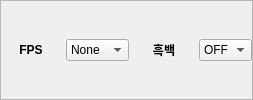
                           <widget class="QFrame" name="frame_3">
                            <property name="frameShape">
                             <enum>QFrame::StyledPanel</enum>
                            </property>
                            <property name="frameShadow">
                             <enum>QFrame::Raised</enum>
                            </property>
                            <layout class="QHBoxLayout" name="horizontalLayout_10">
                             <property name="spacing">
                              <number>5</number>
                             </property>
                             <property name="leftMargin">
                              <number>0</number>
                             </property>
                             <property name="topMargin">
                              <number>0</number>
                             </property>
                             <property name="rightMargin">
                              <number>0</number>
                             </property>
                             <property name="bottomMargin">
                              <number>0</number>
                             </property>
                             <item>
                              <widget class="QLabel" name="label_18">
                               <property name="minimumSize">
                                <size>
                                 <width>60</width>
                                 <height>0</height>
                                </size>
                               </property>
                               <property name="maximumSize">
                                <size>
                                 <width>60</width>
                                 <height>16777215</height>
                                </size>
                               </property>
                               <property name="font">
                                <font>
                                 <family>Segoe UI</family>
                                 <bold>true</bold>
                                </font>
                               </property>
                               <property name="text">
                                <string>FPS</string>
                               </property>
                               <property name="alignment">
                                <set>Qt::AlignCenter</set>
                               </property>
                              </widget>
                             </item>
                             <item>
                              <widget class="QComboBox" name="fps_combo">
                               <property name="font">
                                <font>
                                 <family>Segoe UI</family>
                                </font>
                               </property>
                               <item>
                                <property name="text">
                                 <string>None</string>
                                </property>
                               </item>
                               <item>
                                <property name="text">
                                 <string>5 fps</string>
                                </property>
                               </item>
                               <item>
                                <property name="text">
                                 <string>10 fps</string>
                                </property>
                               </item>
                               <item>
                                <property name="text">
                                 <string>20 fps</string>
                                </property>
                               </item>
                              </widget>
                             </item>
                             <item>
                              <widget class="QLabel" name="label_10">
                               <property name="minimumSize">
                                <size>
                                 <width>60</width>
                                 <height>0</height>
                                </size>
                               </property>
                               <property name="maximumSize">
                                <size>
                                 <width>60</width>
                                 <height>16777215</height>
                                </size>
                               </property>
                               <property name="font">
                                <font>
                                 <family>Segoe UI</family>
                                 <bold>true</bold>
                                </font>
                               </property>
                               <property name="text">
                                <string>흑백</string>
                               </property>
                               <property name="alignment">
                                <set>Qt::AlignCenter</set>
                               </property>
                              </widget>
                             </item>
                             <item>
                              <widget class="QComboBox" name="gray_combo">
                               <property name="font">
                                <font>
                                 <family>Segoe UI</family>
                                </font>
                               </property>
                               <item>
                                <property name="text">
                                 <string>OFF</string>
                                </property>
                               </item>
                               <item>
                                <property name="text">
                                 <string>ON</string>
                                </property>
                               </item>
                              </widget>
                             </item>
                            </layout>
                           </widget>
